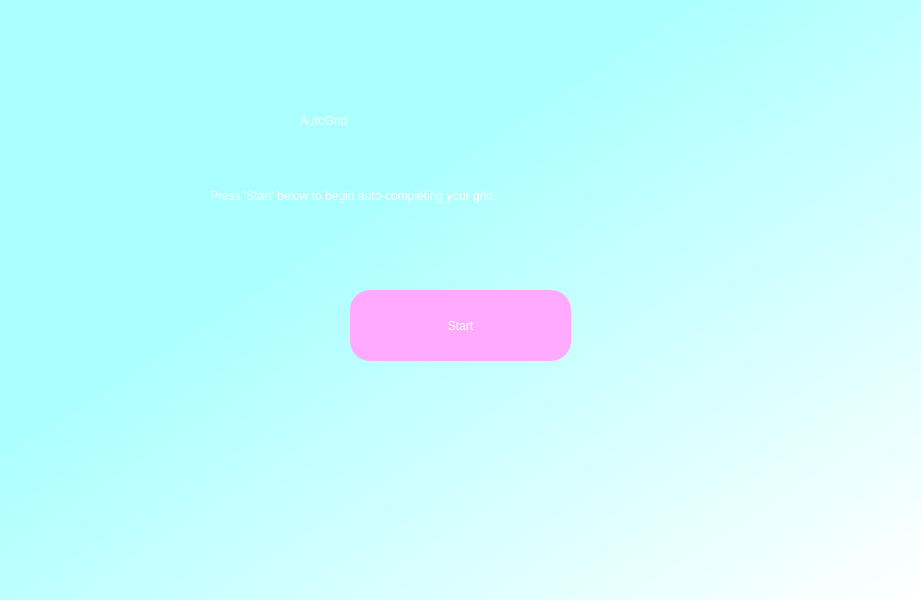
<?xml version="1.0" encoding="UTF-8"?>
<ui version="4.0">
 <class>Dialog</class>
 <widget class="QDialog" name="Dialog">
  <property name="geometry">
   <rect>
    <x>0</x>
    <y>0</y>
    <width>921</width>
    <height>600</height>
   </rect>
  </property>
  <property name="windowTitle">
   <string>Dialog</string>
  </property>
  <widget class="QWidget" name="widget" native="true">
   <property name="geometry">
    <rect>
     <x>0</x>
     <y>0</y>
     <width>921</width>
     <height>600</height>
    </rect>
   </property>
   <property name="styleSheet">
    <string notr="true">QWidget#widget{
background-color:qlineargradient(spread:pad, x1:0, y1:0, x2:1, y2:1, stop:0.357955 rgba(170, 255, 255, 255), stop:1 rgba(255, 255, 255, 255))}</string>
   </property>
   <widget class="QLabel" name="label">
    <property name="geometry">
     <rect>
      <x>300</x>
      <y>60</y>
      <width>321</width>
      <height>121</height>
     </rect>
    </property>
    <property name="styleSheet">
     <string notr="true">color: rgb(255, 255, 255);
font: 75 60pt &quot;Malgun Gothic&quot;;</string>
    </property>
    <property name="text">
     <string>AutoGrid</string>
    </property>
   </widget>
   <widget class="QLabel" name="label_2">
    <property name="geometry">
     <rect>
      <x>210</x>
      <y>180</y>
      <width>521</width>
      <height>31</height>
     </rect>
    </property>
    <property name="styleSheet">
     <string notr="true">font: 16pt &quot;MS Shell Dlg 2&quot;;
color:rgb(255, 255, 255);</string>
    </property>
    <property name="text">
     <string>Press 'Start' below to begin auto-completing your grid.</string>
    </property>
   </widget>
   <widget class="QPushButton" name="start_button">
    <property name="geometry">
     <rect>
      <x>350</x>
      <y>290</y>
      <width>221</width>
      <height>71</height>
     </rect>
    </property>
    <property name="styleSheet">
     <string notr="true">border-radius: 20px;
font: 75 30pt &quot;Malgun Gothic&quot;;
color: white;
background-color: rgb(255, 170, 255);</string>
    </property>
    <property name="text">
     <string>Start</string>
    </property>
   </widget>
  </widget>
 </widget>
 <resources/>
 <connections/>
</ui>
